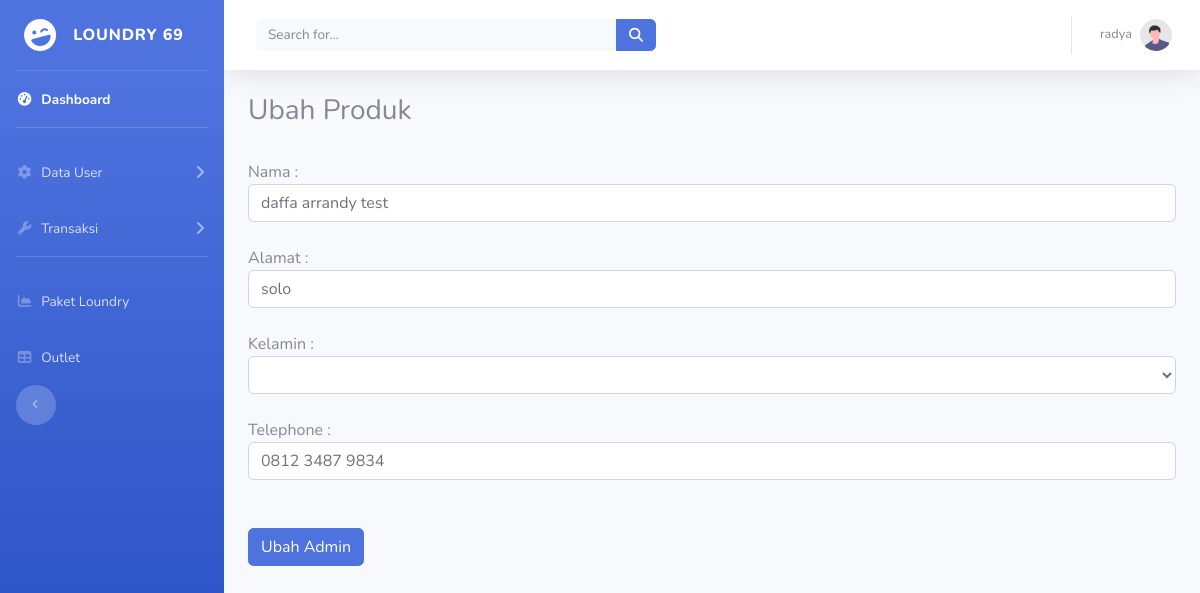
Screenshot of /ubah_member.php?id_member=1 (signed in) with the database file from the repository.
### tables this page shows
CREATE TABLE `member` (
  `id_member` int(11) NOT NULL,
  `nama` varchar(100) NOT NULL,
  `alamat` text NOT NULL,
  `jenis_kelamin` enum('Laki-laki','Perempuan') NOT NULL,
  `tlp` varchar(15) NOT NULL
);

### ubah_member.php (the view, shortened to what this page needs)
<?php include 'navbar.php'?>
<body>
<?php
    include "koneksi.php";
    $qry_get_member=mysqli_query($conn,"select * from member where id_member= '".$_GET['id_member']."'");
    $dt_member=mysqli_fetch_array($qry_get_member);
    ?>
    <div class="container-fluid">
    <h3>Ubah Produk</h3>
    <form action="proses_ubah_member.php" method="post"  enctype="multipart/form-data"  >
    <br>
        Nama :
        <input type="text" name="nama" value="<?= $dt_member['nama']?>" class="form-control"><br>
        Alamat :
        <input type="text" name="alamat" value="<?= $dt_member['alamat']?>" class="form-control"><br>
    Kelamin :
    <select name="jenis_kelamin"   class="form-control">
            <option value=" <?= $dt_member['jenis_kelamin']?>"><?= $dt_member['jenis_kelamin']?></option>
            <option value="Laki-laki">Laki-Laki</option>
        </select>
        <br>
        Telephone :
        <input type="text" name="tlp" value="<?= $dt_member['tlp']?>" class="form-control"><br>
           <br>
        <input type="submit" name="simpan" value="Ubah Admin" class="btn btn-primary">
    </form>
</body>

### rows the page displays
member: nama "daffa arrandy test", alamat "solo", tlp "0812 3487 9834"

### other values shown
$_SESSION['username'] "radya"
